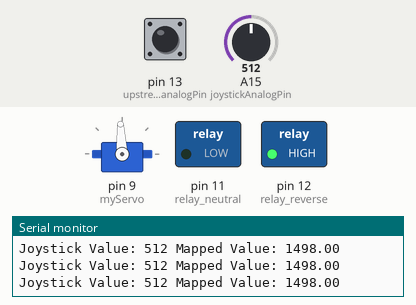
Simulated run of this sketch. Board: Arduino Mega 2560, built with avr-gcc and run on an emulated ATmega2560. Parts: servo, switched loads named in the sketch (green lamp = pin HIGH), the last lines printed to the serial monitor. Inputs (shaded band) come from the test bench; at power-on: A15 (joystickAnalogPin) = 512, pin 13 (upstream_analogPin) HIGH.

Above: at 1.2 s.
1.3 s: A15 (joystickAnalogPin) set to 458
At 1.63 s:
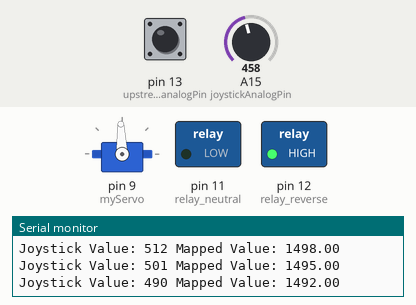
3.3 s: A15 (joystickAnalogPin) set to 445
At 4.7 s:
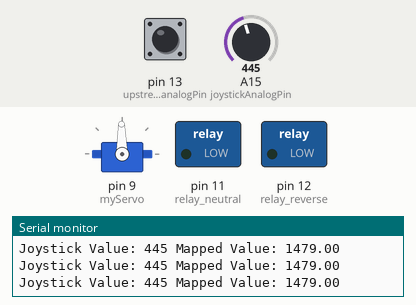
5.4 s: A15 (joystickAnalogPin) set to 0
At 6.9 s:
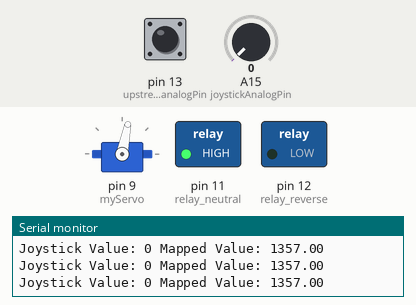
7.5 s: A15 (joystickAnalogPin) set to 716
At 9.0 s:
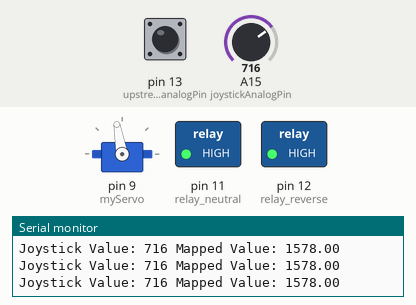
9.6 s: A15 (joystickAnalogPin) set to 85
At 10.7 s:
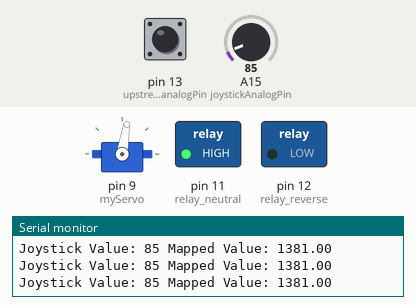
11.6 s: A15 (joystickAnalogPin) set to 511
At 12.4 s:
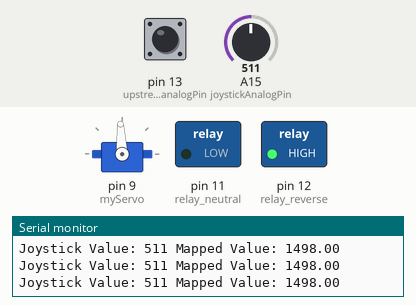
Timing chart, 0 to 14.6 s (numbered marks = the images above; inputs shaded):
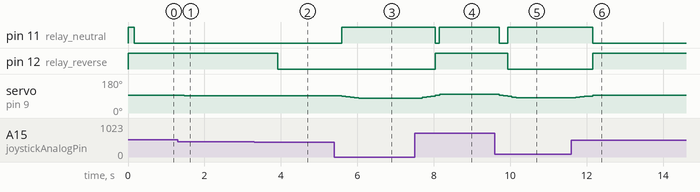

Measured:
- the behaviour switches between 446 and 445 on A15 (joystickAnalogPin) (found by bisection; images 1 and 2)
- after the input at 1.3 s, servo on pin 9 (myServo): 93° → 92° after 0.17 s, → 91° 0.33 s later
- after the input at 3.3 s, pin 12 (relay_reverse): HIGH → LOW after 0.62 s
- after the input at 5.4 s, pin 11 (relay_neutral): LOW → HIGH after 0.19 s; servo on pin 9 (myServo): moves from 91° to 79° over 0.45 s, starting after 0.19 s
- after the input at 7.5 s, pin 11 (relay_neutral): HIGH → LOW after 0.54 s, → HIGH 0.11 s later; pin 12 (relay_reverse): LOW → HIGH after 0.54 s; servo on pin 9 (myServo): moves from 79° to 100° over 0.45 s, starting after 0.20 s
- after the input at 9.6 s, pin 11 (relay_neutral): HIGH → LOW after 0.11 s, → HIGH 0.22 s later; pin 12 (relay_reverse): HIGH → LOW after 0.33 s; servo on pin 9 (myServo): moves from 100° to 81° over 0.45 s, starting after 0.11 s
- after the input at 11.6 s, pin 11 (relay_neutral): HIGH → LOW after 0.56 s; pin 12 (relay_reverse): LOW → HIGH after 0.56 s; servo on pin 9 (myServo): moves from 81° to 93° over 0.45 s, starting after 0.11 s

The sketch:

integrated_clutch_v1.ino
```cpp
#include <Servo.h>
Servo myServo;  // create servo object to control a servo

const int joystickAnalogPin = A15;     // <‐- new analog input
const int powerOutagePin = 46;  // Pin connected to the UPS power_outage pin

const int joystickPin = 5; // Pin where the joystick PWM signal is connected    (D2 arduino mega 2560)
const int numReadings = 5; // Number of readings to average

unsigned long readings[numReadings]; // Array to store the readings
int readIndex = 0; // Index of the current reading
unsigned long total = 0; // Total of the readings
unsigned long average = 0; // Average of the readings

//float joystick_max = 950;     //960 clutch joystick    //930.0; //930.0; //v3 true joystick max =940   //900.0;//v2 true joystick max become 950 ///// //600.0;//650.0; //650.0;
//float joystick_min = 120;     //110 clutch joystick    //110.0; //155.0; //v3 true joystick min =144  //120.0;//v2 true joystick min become 110 ///// //48.0;

//change this according to which joystick set you are using. remember never hot-plug/hot-unplug any joystick.   make sure you are using the right set
float joystick_max = 935.0;   //920.0;           // ~4.5v       was 940.0 for the PWM stick
float joystick_min = 102.0;  //99.0;           // ~0.52v      was 110.0

//joystick unit 1
// 4.497    =   (4.497/5) * 1023 = 920     //safety use, leave some safety margin to prevent unstable max = 910?
// 2.493    =   (2.493/5) * 1023 = 510
// 0.484    =   (0.484/5) * 1023 = 99      //safety use, leave some safety margin to prevent unstable max = 109?

//joystick unit 2
// 4.609    =  (4.609/5) * 1023 = 943      //safety use, leave some safety margin to prevent unstable max = 935
// 2.542    =  (2.542/5) * 1023 = 520
// 0.459    =  (0.459/5) * 1023 = 94       //safety use, leave some safety margin to prevent unstable max = 102

float joystick_mid = joystick_min + ((joystick_max - joystick_min)/2);

int safe_start = 0;

int safe_resume_back_to_manual = 0;

// Define relay control pins
const int relay_neutral = 11;  // neutral Relay connected to pin 11
const int relay_reverse = 12;  // reverse Relay connected to pin 12

//upstream control command (dutycycle,   upstream analogWrite)
int upstream_analogPin = 13; // The digital pin where you read the PWM analog signal from upstream
float upstream_dutycycle_value  = 0.0;

float upstream_max_forward = 90.0;   //90%
float upstream_max_middle  = 50.0;   //50%
float upstream_max_reverse = 10.0;   //10%

//Steel wire travel range adjustion area,  recommend adjusting only in increment of 10, always test and vertify....
//you don't want to have a wormgear motor breaking any of the limit of the steel wire tube

//open end;    vehicle backward direction, pull steel wire out of the tube
float top_limit = 1615;     // reduce this number to move the "backward-direction" limit closer to middle point,  increase this number to move the "backward-direction" limit away from middle point
//=========================================================
//blocker end; vehicle forward direction,  pushs steel wire back into the tube
float bottom_limit = 1335;   //increase this number to move the "forward-direction" limit closer to middle point,  decrease this number to move the "forward-direction" limit away from middle point
//==========================================================
float center_position = 1500;  //middle point, NEVER CHANGE

//====================================================================//

void setup() {
    // Initialize all readings to 0
  for (int i = 0; i < numReadings; i++) {
    readings[i] = 0;
  }

  Serial.begin(9600); // Start serial communication at 9600 baud
  pinMode(joystickPin, INPUT); // Set joystick pin as input   //not used but still set just in case
  pinMode(joystickAnalogPin, INPUT);               // new analog stick
  myServo.attach(9);  // attaches the servo on pin 9 to the servo object

  // Initialize the powerOutagePin as an input
  pinMode(powerOutagePin, INPUT);

  pinMode(upstream_analogPin, INPUT_PULLUP);  // The digital pin where you read the PWM analog signal from upstream

  // Set relay pins as outputs
  pinMode(relay_neutral, OUTPUT);
  pinMode(relay_reverse, OUTPUT);

  // Initialize relays to high (HIGH turns them off)
  digitalWrite(relay_neutral, HIGH);   //all relay should be off (HIGH state) on startup by default
  digitalWrite(relay_reverse, HIGH);   //all relay should be off (HIGH state) on startup by default
}

void loop() {
  // Subtract the last readingmyServo.writeMicroseconds(pwmValue);  // set the servo to the current PWM value
  total -= readings[readIndex];

  // Read the pulse width of the PWM signal
  //readings[readIndex] = pulseIn(joystickPin, HIGH);
  readings[readIndex] = analogRead(joystickAnalogPin);   // 0–1023
  //Serial.println(readings[readIndex]);

  // Add the new reading to the total
  total += readings[readIndex];

  // Advance to the next position in the array
  readIndex = (readIndex + 1) % numReadings;

  // Calculate the average
  average = total / numReadings;

  if (safe_start==0)
  {
      // Map the average value to the range of -1 to 1
      float mappedValue = safe_start_mapJoystick(average);

      // Print the joystick value and mapped value
      Serial.print("before Joystick Value: ");
      Serial.print(average);
      Serial.print("before Mapped Value: ");
      Serial.println(mappedValue);

      myServo.writeMicroseconds(center_position);  //always set motor to zero position before joystick have returned to zero
      if (mappedValue==0)
      {
        safe_start=1;
        Serial.print("****Reached_safety_region****");
      }

  }
  else
  {
    //see if we should override the manual control  ( we override if we get 5% - 95% dutycycle from upstream,   else just do manual)
    // Read the analog value (0-1023)
    float dutyCycle = (pulseIn(upstream_analogPin, HIGH, 100000 )/ 2040.82)*100.0; // mega 2560 normal pin by default = 490hz    timeout 0.1s
    upstream_dutycycle_value = constrain( dutyCycle, 0.0, 100.0);

    //if ((upstream_dutycycle_value>=10.0) &&  (upstream_dutycycle_value<=90.0))  //auto upstream override mode, only when its between 10% and 90%

    //if ((upstream_dutycycle_value>=5.0) &&  (upstream_dutycycle_value<=95.0))  //auto upstream override mode, only when its between 10% and 90%

      //if (  ((upstream_dutycycle_value>=5.0) &&  (upstream_dutycycle_value<=47.5))  || ((upstream_dutycycle_value>=52.5) &&  (upstream_dutycycle_value<=95.0))  )
    if (  ((upstream_dutycycle_value>=5.0) &&  (upstream_dutycycle_value<=42))  || ((upstream_dutycycle_value>=58) &&  (upstream_dutycycle_value<=95.0))  )
    //50.0 is middle   10.0 is max backward   90.0 is max forward
    {
      float override_pwm_value = map_upstream(upstream_dutycycle_value);
      Serial.print("[Override from upstream detected] dutycycle = ");
      Serial.print(upstream_dutycycle_value);
      Serial.print("[Override from upstream detected] Mapped Value: ");
      Serial.println(override_pwm_value);
      myServo.writeMicroseconds(override_pwm_value);

      safe_resume_back_to_manual = 0;  //it already went into upstream override mode, so reset manual flag
    }
    else  //manual mode
    {
       if (safe_resume_back_to_manual==0)   //seems like the system just started, or just resume back into manual from upstream override
       {
           float resume_manual_mappedValue = safe_start_mapJoystick(average);
           myServo.writeMicroseconds(center_position);  //always set motor to zero position before joystick have returned to zero
           if (resume_manual_mappedValue==0)
           {
               safe_resume_back_to_manual = 1;
           }
       }
       else // when its safe, continue manual mode
       {
           float mappedValue = mapJoystick(average);
           Serial.print("Joystick Value: ");
           Serial.print(average);
           Serial.print(" Mapped Value: ");
           Serial.println(mappedValue);
           myServo.writeMicroseconds(mappedValue);  // set the servo to the current PWM value
       }
    }
  }

  delay(10); // Small delay to slow down the output
}

// Function to map joystick value to -1 to 1 range
float safe_start_mapJoystick(unsigned long value) {
  // Map the pulse width value (corresponding to 48.0 to 650.0) to the range of -1 to 1
  // Adjust the range values if needed      //48.0  back effective range    0.0 = no output    710.0 = all the way forward, effective range
  float mappedValue = constrain((((float)(value - joystick_min) / (joystick_max - joystick_min)) * 2.0 - 1.0), -1.0, 1.0);
  if ((mappedValue<0.15)&&(mappedValue>-0.15))
      {
        digitalWrite(relay_neutral, LOW);    //joystick reaching initialize zero zone, turn on the netural relay
        return 0.0;
      }
  else
      {
        digitalWrite(relay_neutral, HIGH);   //joystick not reaching initialize zero zone yet, dont turn on the netural relay
        return mappedValue;
      }
}

float mapJoystick(unsigned long value) {


  ///////////////////////////
  //relay output section while its in main operation loop, mimicking the logic from initialize section
  float mappedValue = constrain((((float)(value - joystick_min) / (joystick_max - joystick_min)) * 2.0 - 1.0), -1.0, 1.0);
  if ((mappedValue<0.2)&&(mappedValue>-0.2))   //original 0.15
      {
        digitalWrite(relay_neutral, LOW);    //joystick reaching initialize zero zone, turn on the netural relay
      }
  else
      {
        digitalWrite(relay_neutral, HIGH);   //joystick not reaching initialize zero zone yet, dont turn on the netural relay
      }

  /////////////////////////////////////
  //universal map
  //    1455 up         1545 mid   1630  down   aug 12 2024
  //v1: 1425 up         1545 mid   1640  down
  //v2: 1375 up         1545 mid   1665  down   oct 6 2024
  if (value<=joystick_mid)
  {
        float pwmValue = map(value, joystick_min, joystick_mid, top_limit, center_position);

        /*
        //determine when the backward relay gets trigger:
        float backward_relay_trigger = 1520;    //right now middle is 1545,
        //so if we want to trigger it when middle then set this to 1545,  setting value less than 1545 will make it only trigger further back.
        if (pwmValue< backward_relay_trigger)
        {
            digitalWrite(relay_reverse, LOW);    //going backward enough, time to turn on the reverse relay (LOW state)
        }
        else
        {
            digitalWrite(relay_reverse, HIGH);    //not going backward enough, turn off the reverse relay  (HIGH state)
        }
        return pwmValue;
        */

        //clutch motor special case since dir inverted
        //determine when the backward relay gets trigger:
        float backward_relay_trigger = 1520;    //right now middle is 1545,
        //so if we want to trigger it when middle then set this to 1545,  setting value less than 1545 will make it only trigger further back.
        if (pwmValue> backward_relay_trigger)
        {
            digitalWrite(relay_reverse, LOW);    //going backward enough, time to turn on the reverse relay (LOW state)
        }
        else
        {
            digitalWrite(relay_reverse, HIGH);    //not going backward enough, turn off the reverse relay  (HIGH state)
        }

        //#CLUTCH MOTOR INVERSION
        pwmValue = center_position - (pwmValue - center_position);

        return pwmValue;
  }
  else if (value > joystick_mid)
  {
        float pwmValue = map(value, joystick_mid, joystick_max, center_position, bottom_limit);

        digitalWrite(relay_reverse, HIGH);    //going forward, turn off the reverse relay

        //#CLUTCH MOTOR INVERSION
        pwmValue = center_position - (pwmValue - center_position);

        return pwmValue;
  }

}

////////////////////////////////////////////////////////////////////////////////////////////////////////////
//UPSTREAM OVERRIDE SECTION!!!

float map_upstream(float value) {

  float upstream_command_value = constrain(value, 10.0, 90.0);    //from 10% (max reverse) to 90%  (max forward)
  if ((upstream_command_value<60.0)&&(upstream_command_value>40.0))   //assume neutral if its anywhere between 45% to 55%  ~50%
      {
        digitalWrite(relay_neutral, LOW);    //joystick reaching initialize zero zone, turn on the netural relay
      }
  else
      {
        digitalWrite(relay_neutral, HIGH);   //joystick not reaching initialize zero zone yet, dont turn on the netural relay
      }

  if (upstream_command_value<=upstream_max_middle)   //going backward,  since lower than 50% dutycycle
  {
        float override_pwmValue = map(upstream_command_value, upstream_max_reverse, upstream_max_middle, top_limit, center_position);    //mapping the reverse range to actual slider travel

        //determine when the backward relay gets trigger in auto upstream override mode:
        float upstream_backward_relay_trigger = 45.0;   //when its less than 45%, engage the reverse relay
        if (upstream_command_value< upstream_backward_relay_trigger)
        {
            digitalWrite(relay_reverse, LOW);    //going backward enough, time to turn on the reverse relay (LOW state)
        }
        else
        {
            digitalWrite(relay_reverse, HIGH);    //not going backward enough, turn off the reverse relay  (HIGH state)
        }

        //#CLUTCH MOTOR INVERSION
        override_pwmValue = center_position - (override_pwmValue - center_position);
        return override_pwmValue;
  }
  else if (upstream_command_value > upstream_max_middle)
  {
        float override_pwmValue = map(upstream_command_value, upstream_max_middle, upstream_max_forward, center_position, bottom_limit);

        digitalWrite(relay_reverse, HIGH);    //going forward, turn off the reverse relay


        //#CLUTCH MOTOR INVERSION
        override_pwmValue = center_position - (override_pwmValue - center_position);
        return override_pwmValue;
  }

}
```
